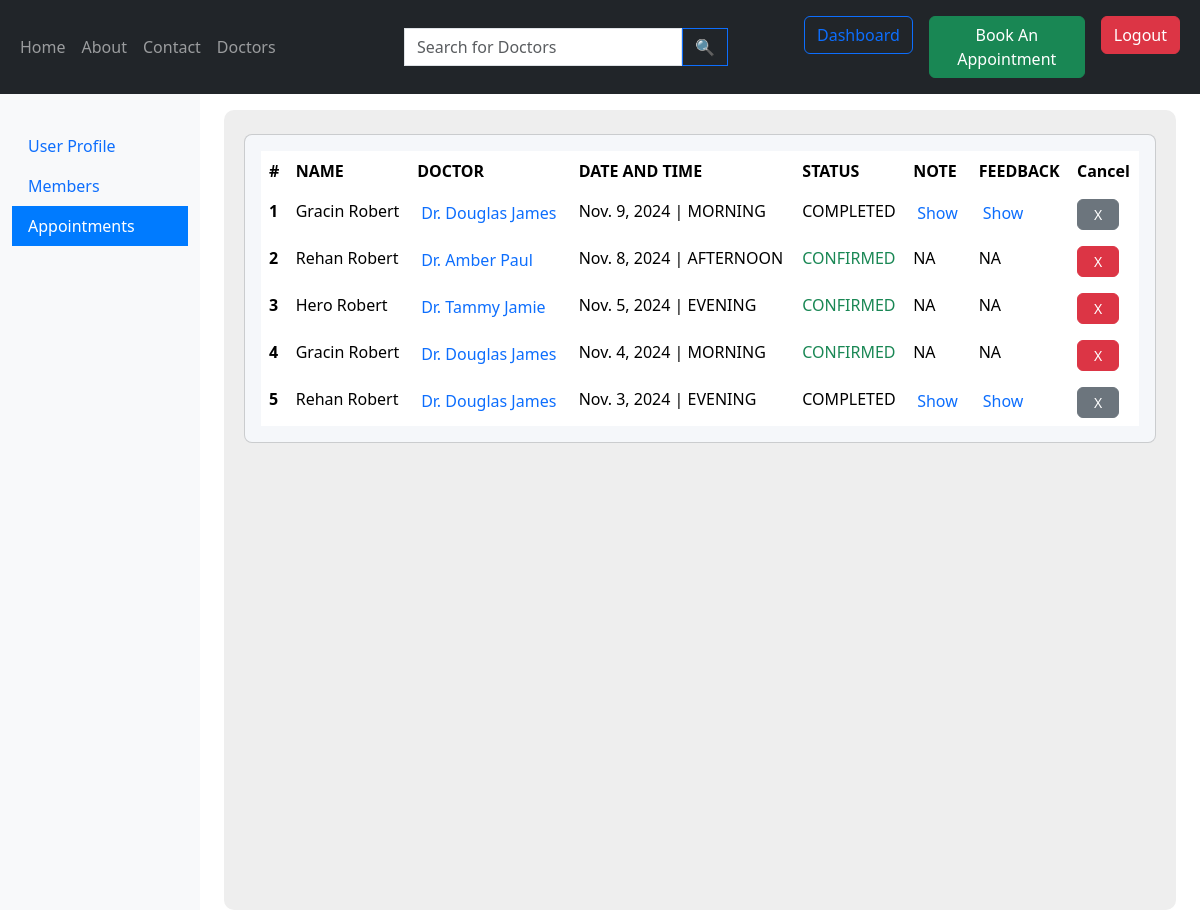
The page /patient-dashboard/3/ (signed in) on the database as committed earlier.
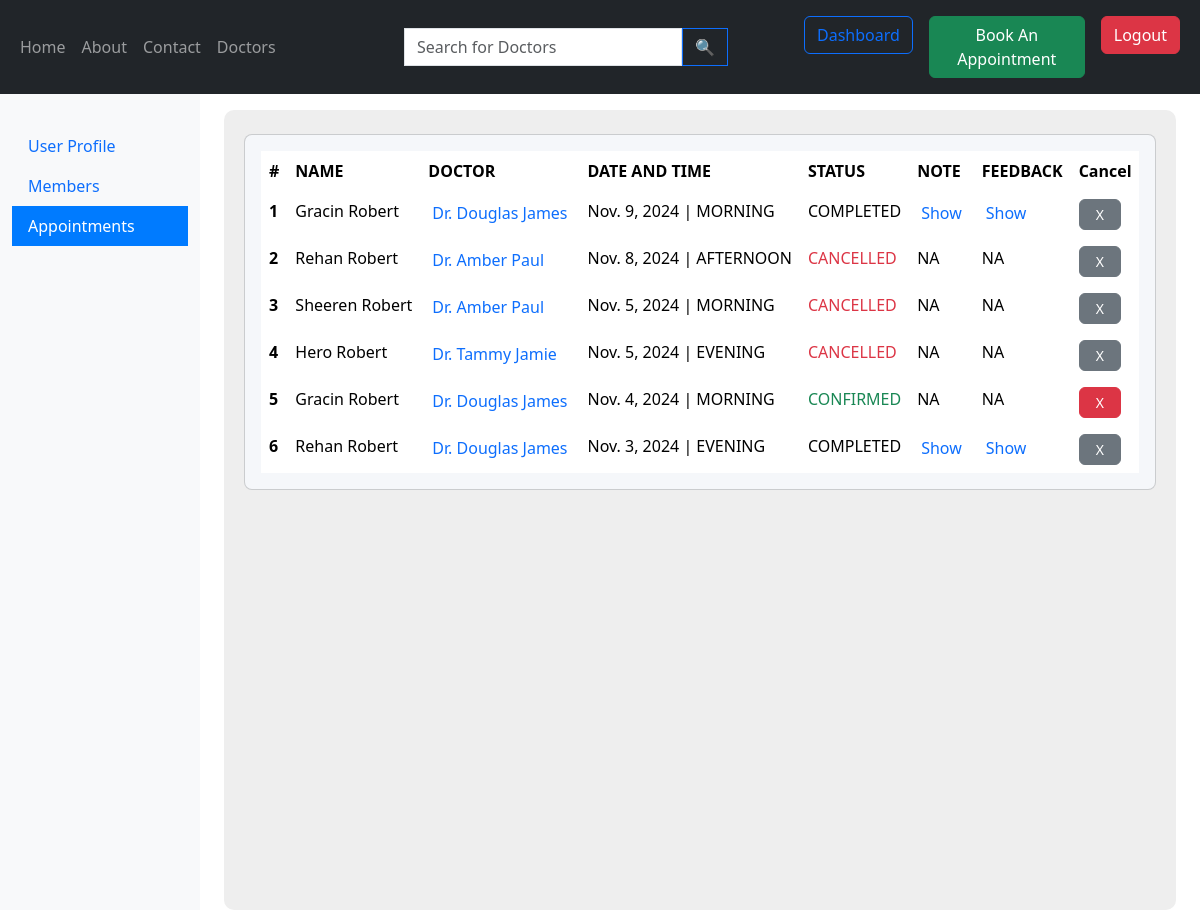
The same page on the database as committed later.
### appointment/models.py (models this page shows, shortened)
class Appointment(models.Model):
  patient= models.ForeignKey(Patient, on_delete=models.CASCADE, null=True)
  date = models.DateField(null=True, blank=True)
  slot= models.ForeignKey(AppointmentSlot, on_delete= models.CASCADE)
  stat= models.CharField(max_length= 20, choices=[('CONFIRMED', 'Confirmed'), ('CANCELLED', 'Cancelled'), ('COMPLETED','Completed')], default= 'CONFIRMED')
  booking_time= models.DateTimeField(auto_now=True)
  feedback= models.TextField(blank=True,null=True)
  test= models.ManyToManyField(Test,blank=True)
  doctorsnote= models.TextField(default='',blank=True,null=True)

### patient/models.py (models this page shows, shortened)
class Patient(models.Model):
  user= models.ForeignKey(User, on_delete= models.CASCADE)
  first_name= models.CharField(max_length= 255)
  last_name= models.CharField(max_length= 255, blank= True, null= True)
  dob= models.DateField(default= None)
  sex= models.CharField(max_length= 10, choices= [('MALE', 'Male'), ('FEMALE', 'Female'), ('OTHER', 'Other')], default= 'FEMALE')

### doctor/models.py (models this page shows, shortened)
class AppointmentSlot(models.Model):
    doctor = models.ForeignKey(Doctor, on_delete=models.CASCADE)
    day_of_week = models.CharField(
        max_length=10,
        choices=[
            ('MONDAY', 'Monday'), ('TUESDAY', 'Tuesday'), ('WEDNESDAY', 'Wednesday'),
            ('THURSDAY', 'Thursday'), ('FRIDAY', 'Friday'), ('SATURDAY', 'Saturday'), ('SUNDAY', 'Sunday')
        ]
    )
    session = models.CharField(
        max_length=10,
        choices=[
            ('MORNING', 'Morning'), ('AFTERNOON', 'Afternoon'), ('EVENING', 'Evening')
        ]
    )
    max_bookings = models.PositiveIntegerField(default=10)
    class Meta:
        unique_together = ('doctor', 'day_of_week', 'session')
        ordering = ['doctor', 'day_of_week', 'session']

class Doctor(models.Model):
  user= models.OneToOneField(User, on_delete= models.CASCADE,default=1)
  dob= models.DateField(default= None)
  sex= models.CharField(max_length= 10, choices= [('MALE', 'Male'), ('FEMALE', 'Female'), ('OTHER', 'Other')], default= 'FEMALE')
  department = models.ManyToManyField(Department)
  specialization = models.TextField(blank= True, null= True)
  dayofstarting= models.DateField(auto_now= True)
  avatar=models.ImageField(default="default_doctor_image.jpeg")
  Bio=models.TextField(default="",blank= True, null= True)
  Awards=models.TextField(default="",blank= True, null= True)

### patient/views.py (the view)
# urls.py: path('patient-dashboard/<int:chosenfield>/', patient_db, name="patient_db"),
@login_required(login_url='login_page')
@role_required(['PATIENT'])
def patient_db(request,chosenfield):
  sidefields= ['User Profile', 'Members', 'Appointments']
  context= {
    'sidefields': sidefields,
    'chosenfield': chosenfield,
    'userInfo': UserInfo.objects.filter(user= request.user)[0],
    'patients': Patient.objects.filter(user= request.user).order_by('first_name','last_name'),
    'appointments': Appointment.objects.filter(patient__user= request.user).order_by('-date')
  }
  templte="field"+chr(chosenfield + 48)+".html"
  return render(request, templte, context)

### hmes/decorator.py (called while the page is built)
def role_required(allowed_roles):
    def decorator(view_func):
        @wraps(view_func)
        def _wrapped_view(request, *args, **kwargs):
            if request.user.is_authenticated:
                user_role = request.user.userinfo.role_def  # Adjust this line based on your user model
                if user_role in allowed_roles:
                    return view_func(request, *args, **kwargs)
            return render(request,'error_403.html')
        return _wrapped_view
    return decorator

### patient/templates/field3.html (shortened to what this page needs)
{% extends "patientdashboard.html" %}
{% block fieldinfo %}
<section class="intro" style="background-color: #eee; border-radius: 10px;">
  <div class="bg-image h-100 py-4 px-2">
    <div class="mask d-flex align-items-start h-100">
      <div class="container">
        <div class="row justify-content-center">
          <div class="col-12">
            <div class="card shadow-2-strong" style="background-color: #f5f7fa;">
              <div class="card-body">
                <div class="table-responsive">
                  <table class="table table-borderless mb-0">
                    <thead>
                      <tr>
                        <th scope="col">#</th>
                        <th scope="col">NAME</th>
                        <th scope="col">DOCTOR</th>
                        <th scope="col">DATE AND TIME</th>
                        <th scope="col">STATUS</th>
                        <th scope="col">NOTE</th>
                        <th scope="col">FEEDBACK</th>
                        <th scope="col">Cancel</th>
                      </tr>
                    </thead>
                    <tbody>
                      {% for appointment in appointments %}
                        <tr>
                          <th scope="row">{{forloop.counter}}</th>
                          <td>{{appointment.patient.first_name}} {{appointment.patient.last_name}}</td>
                          <td><a class="btn btn-outline-primary border-0 px-1 py-0 m-0" href="{% url 'doctor-profile' pk=appointment.slot.doctor.id %}">Dr. {{appointment.slot.doctor.user.first_name}} {{appointment.slot.doctor.user.last_name}}</a></td>
                          <td>{{appointment.date}} | {{appointment.slot.session}}</td>
                          <td class="{% if appointment.stat == 'CONFIRMED' %} text-success
                                     {% elif appointment.stat == 'CANCELLED' %} text-danger
                                     {% endif %}">{{appointment.stat}}</td>
                          {% if appointment.stat == 'COMPLETED' %}
                          <td>
                            <a href="{% url 'doctorsnote' apt_id=appointment.id %}" class="btn btn-outline-primary border-0 px-1 py-0 m-0">Show</a>
                          </td>
                          <td>
                            <a href="{% url 'update-feedback' pk=appointment.id %}" class="btn btn-outline-primary border-0 px-1 py-0 m-0">Show</a>
                          </td>
                          {% else %}
                          <td>NA</td>
                          <td>NA</td>
                          {% endif %}
                          {% if appointment.stat == 'CONFIRMED' %}
                          <td>
                            <a href="{% url 'canapt' apt_id=appointment.id %}" class="btn btn-danger btn-sm px-3 rounded">
                              X
                          </td>
                          {% else %}
                          <td>
                            <a class="btn btn-secondary btn-sm px-3 rounded">
                              X
                          </td>
                          {% endif %}
                        </tr>
                      {% endfor %}
                    </tbody>
                  </table>
                </div>
              </div>
            </div>
          </div>
        </div>
      </div>
    </div>
  </div>
</section>
{% endblock %}

### patient/templates/patientdashboard.html (shortened to what this page needs)
{% extends "base.html" %}
{% block start%}
<div class="container-fluid">
  <div class="row">
      <nav class="col-md-3 col-lg-2 d-md-block bg-light sidebar pt-3">
          <div class="sidebar-sticky pt-3 min-vh-100">
            <form id="dashboard-side" method="get" class="m-0 p-0">
                <ul class="nav flex-column">
                    {% for field in sidefields %}
                    <li class="nav-item">
                        <a class="nav-link {% if forloop.counter == chosenfield %}active{% endif %}" href="{% url 'patient_db' forloop.counter %}">{{field}}</a>
                    </li>
                    {% endfor %}
                </ul>
            </form>
          </div>
      </nav>
      <main role="main" class="col-md-9 ml-sm-auto col-lg-10 px-md-4 pt-3">
        {% block fieldinfo %}
        {% endblock %}
      </main>
  </div>
</div>
{% endblock %}

### templates/base.html (shortened to what this page needs)
<!DOCTYPE html>
<html lang="en">
<head>
  <link href="https://cdn.jsdelivr.net/npm/bootstrap@5.3.3/dist/css/bootstrap.min.css" rel="stylesheet">
  {% load static %}
</head>
<body>
  <nav class="navbar navbar-expand-md navbar-dark bg-dark">
    <div class="container-fluid">
        <div class="navbar-collapse collapse w-100 order-1 order-md-0 dual-collapse2">
            <ul class="navbar-nav me-auto">
                <li class="nav-item active">
                    <a class="nav-link" href="/">Home</a>
                </li>
                <li class="nav-item">
                    <a class="nav-link" href="#">About</a>
                </li>
                <li class="nav-item">
                    <a class="nav-link" href="#">Contact</a>
                </li>
                <li class="nav-item">
                    <a class="nav-link" href="{% url 'doctor' %}">Doctors</a>
                </li>
            </ul>
        </div>
        <div class="input-group rounded navbar-collapse collapse w-100 order-2 dual-collapse2">
          <form class="row m-0 p-0" action="/doctor/">
              <div class="col-sm-11 m-0 p-0"><input type="search" class="form-control rounded-0" placeholder="Search for Doctors"  aria-label="Search" name="q" /></div>
              <div class="col-sm-1 m-0 p-0"><button type="submit" class="btn btn-outline-primary rounded-0" data-mdb-ripple-init>🔍</button></div>
          </form>
        </div>
        <div class="navbar-collapse collapse w-100 order-3 dual-collapse2">
            <ul class="navbar-nav ms-auto">
              {% if request.user.is_authenticated %}
                <li class="nav-item">
                  <a class="nav-link" href="{% url 'dashboard' %}">
                    <button type="button" class="btn btn-outline-primary">Dashboard</button>
                  </a>
                </li>
              {% endif %}
              {% if not request.user.is_authenticated %}
                <li class="nav-item">
                  <a class="nav-link" href="{% url 'doctor' %}">
                    <button type="button" class="btn btn-success">Book An Appointment</button>
                  </a>
                </li>
              {% elif request.user.is_authenticated and request.user.userinfo.role_def == 'PATIENT' %}
                <li class="nav-item">
                  <a class="nav-link" href="{% url 'doctor' %}">
                    <button type="button" class="btn btn-success">Book An Appointment</button>
                  </a>
                </li>
              {% endif %}
              {% if request.user.is_authenticated %}
                <li class="nav-item">
                  <a class="nav-link" href="/logout/">
                    <button type="button" class="btn btn-danger">Logout</button>
                  </a>
                </li>
              {% endif %}
            </ul>
        </div>
    </div>
</nav>
  {% load static %}
  {% block start %}
  {% endblock %}
</body>
</html>

### patient/templates/patientdashboard.html (style rules this page uses)
.sidebar .nav-link.active { background-color: #007bff; color: white; }
html, body, .intro { height: 100%; }
table td, table th { text-overflow: ellipsis; white-space: nowrap; overflow: hidden; }
.card { border-radius: .5rem; }

Rows that differ between the two databases and show on the page:
changed Appointment "Nov. 8, 2024": stat "CONFIRMED" → "CANCELLED"
added Appointment: patient.first_name "Sheeren", patient.last_name "Robert", slot.doctor.user.first_name "Amber", slot.doctor.user.last_name "Paul", date "Nov. 5, 2024", slot.session "MORNING", stat "CANCELLED", shows "NA", shows "X"
changed Appointment "Hero": stat "CONFIRMED" → "CANCELLED"
